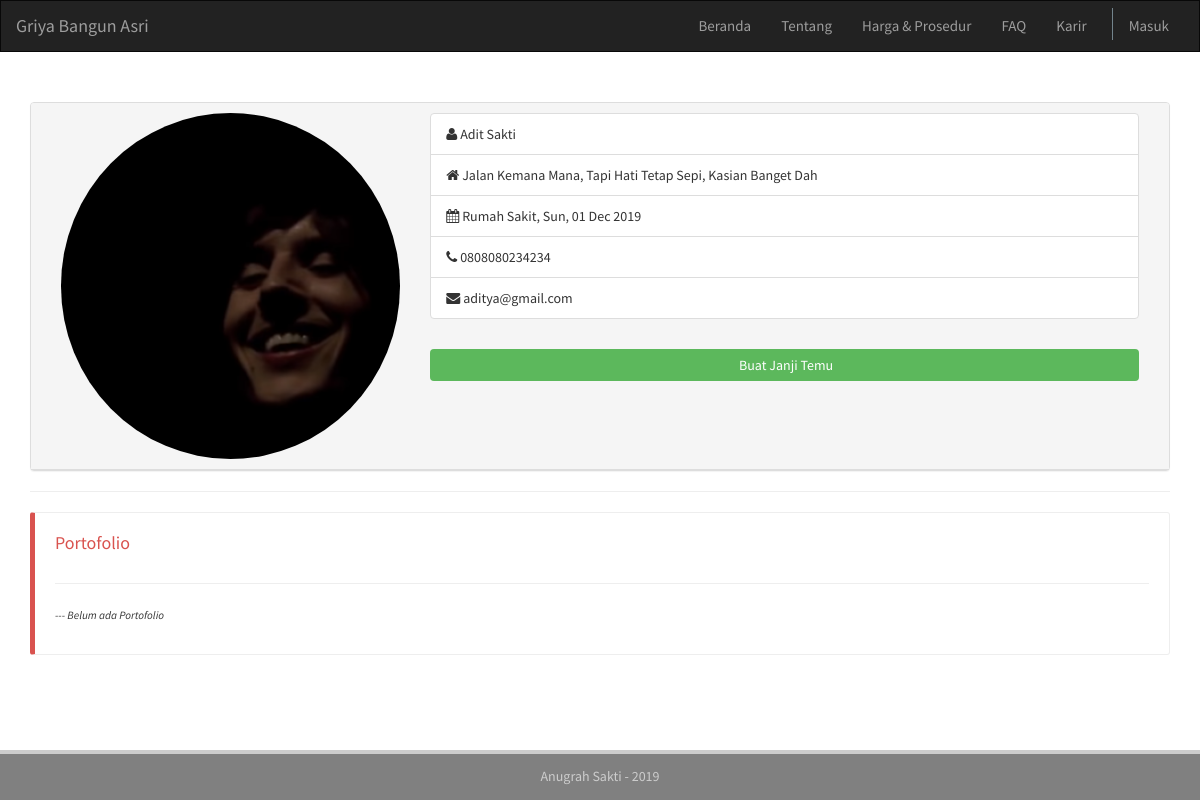
The app's page /home/profile/aditya with its own data.
### tables this page shows
CREATE TABLE `user` (
  `id` int(11) NOT NULL,
  `photopath` text,
  `fname` varchar(40) NOT NULL,
  `lname` varchar(40) NOT NULL,
  `birthdate` date DEFAULT NULL,
  `birthplace` varchar(40) DEFAULT NULL,
  `alamat` text,
  `nohp` varchar(20) DEFAULT NULL,
  `tim` int(11) DEFAULT NULL,
  `tgldaftar` date NOT NULL,
  `email` varchar(70) NOT NULL,
  `username` varchar(50) NOT NULL,
  `password` varchar(50) NOT NULL,
  `logged_in` int(11) DEFAULT NULL,
  `level` int(11) NOT NULL
);

### application/controllers/Home.php (called while the page is built, shortened)
<?php
class Home extends CI_Controller {
	public function profile($username=null){
		if ($username !== null) {
			$data['pagetitle']	= 'Griya Bangun Asri - Profile ' . ucwords($username);
			$data['uname']		= $username;
			$data['userdata']	= $this->m_data->getUserdataByUsername($username);
			$data['level']		= $data['userdata'][0]['level'];
			$data['listtukang'] = $this->m_data->getListTukang();
			$data['portofolio'] = $this->m_data->getUserData('portofolio','user_id = '.$data['userdata'][0]['id']);
			$data['level']		= $data['userdata'][0]['level'];
			if (!empty($data['userdata'])) {
				$this->load->view('home/v_header',$data);
				$this->load->view('home/v_navbar',$data);
				$this->load->view('dashboard/v_profile',$data);
				$this->load->view('home/v_footer',$data);
			}else{
				redirect('404');
			}
		}else{
			redirect('dashboard/profile');
		}
	}
}

### index.php (called while the page is built, shortened)
<?php
require_once BASEPATH.'core/CodeIgniter.php';

### application/models/M_data.php (called while the page is built, shortened)
<?php
class M_data extends CI_Model{
    function getUserdataByUsername($username){
        $this->db->select('*');
        $this->db->from('user');
        $this->db->where('username',$username);
        $query = $this->db->get();
        return $query->result_array();
    }
    function getUserData($table,$where,$jointable=null,$join=null,$joinmethod=null){
        $this->db->select('*');
        $this->db->from($table);
        $this->db->where($where);
        $query  =   $this->db->get();
        return $query->result_array();
    }
    function getListTukang(){
        $this->db->select('*');
        $this->db->from('user');
        $this->db->where('level','3');
        $query  =   $this->db->get();
        return $query->result_array();
    }
}

### application/views/dashboard/v_profile.php (the view, shortened to what this page needs)
  <div class="panel panel-default">
     <div class="panel-heading resume-heading">
        <div class="row">
           <div class="col-lg-12" style="width: 100%;">
              <div class="col-xs-12 col-sm-4">
                 <figure>
                 <?php foreach ($userdata as $row) {
                    ?>
                    <img class="img-circle img-responsive" alt="" src="<?= ( empty($row['photopath']) || $row['photopath'] === '') ? 'http://placehold.it/300x300' : base_url($row['photopath'])?>">
                 </figure>
              </div>
              <div class="col-xs-12 col-sm-8">
                 <ul class="list-group">
                    <li class="list-group-item"><i class="fa fa-user"></i> <?= ucwords($row['fname'] .' '. $row['lname']);?></li>
                    <li class="list-group-item"><i class="fa fa-home"></i> <?= ucwords($row['alamat']);?></li>
                    <li class="list-group-item"><i class="fa fa-calendar"></i> <?= ucwords($row['birthplace'] . ', ' . date('D, d M Y', strtotime($row['birthdate'])));?></li>
                    <li class="list-group-item"><i class="fa fa-phone"></i> <?= $row['nohp'];?></li>
                    <li class="list-group-item"><i class="fa fa-envelope"></i> <?= $row['email'];?></li>
                 <?php }?>
                 </ul>
                 <?php if($this->session->userdata('username') !== '' && $this->session->userdata('username') !== $uname){
                 ?>
                 <a href="<?=base_url('home/make_appointment/'.$uname);?>">
                    <button style="margin:10px 10px 10px 0px;width: 100%" class="btn btn-success" type="button"><i class="fa fa-notes"></i> Buat Janji Temu</button>
                 </a>
                 <?php
                   }
                 ?>
              </div>
           </div>
        </div>
     </div>
  </div>
  <hr>
  <?php if($level != 1 ){?>
     <div class="bs-callout bs-callout-danger">
        <div class="row" style="margin-left: 0px;">
           <h4 style="margin-right: 10px;">Portofolio</h4>
        </div>
        <hr>
        <?php if(!empty($portofolio)){ ?>
           <?php foreach ($portofolio as $key) {?>
              <div class="wrap">
                 <div class="cardx">
                      <div class="card-liner">
                          <figure><img src="<?=base_url($key['img_url'])?>" alt="" /> </figure>
                          <div class="card--title">
                              <h3><?=$key['title']?></h3>
                              <p></p>
                          </div>
                          <div class="card--btn">
                              <a href="<?=$key['url']?>">
                                  <span class="moreinfo"><i class="fa fa-info-circle"></i> More Info</span>
                                  <span class="fullprof">Lihat Portofolio</span>
                              </a>
                          </div>
                      </div>
                  </div>
              </div>
           <?php }
           }else{?>
           <p><em><small>--- Belum ada Portofolio</small></em></p>
        <?php }?>
     </div>
  <?php }?>
</div>

### assets/css/style.css (style rules this page uses)
body { font-family: 'Source Sans Pro', sans-serif; }
dl, ol, ul { margin-top: 0; margin-bottom: 1rem; }
.small, small { font-size: 80%; font-weight: 400; }
.img-circle { border-radius: 50%; }
img { vertical-align: middle; border-style: none; }
.btn { border: none; }
a { text-decoration: none; color: black ; }
.bs-callout { -moz-border-bottom-colors: none; -moz-border-left-colors: none; -moz-border-right-colors: none; -moz-border-top-colors: none; border-color: #eee; border-image: none; border-radius: 3px; border-style: solid; border-width: 1px 1px 1px 5px; margin-bottom: 5px; padding: 20px; }
.bs-callout:last-child { margin-bottom: 0px; }
.bs-callout h4 { margin-bottom: 10px; margin-top: 0; }
.bs-callout-danger { border-left-color: #d9534f; }
.bs-callout-danger h4 { color: #d9534f; }

### records on screen
user: photopath (picture), fname+lname "Adit Sakti", alamat "Jalan Kemana Mana, Tapi Hati Tetap Sepi, Kasian Banget Dah", birthplace+birthdate "Rumah Sakit, Sun, 01 Dec 2019", nohp "0808080234234", email "aditya@gmail.com"
